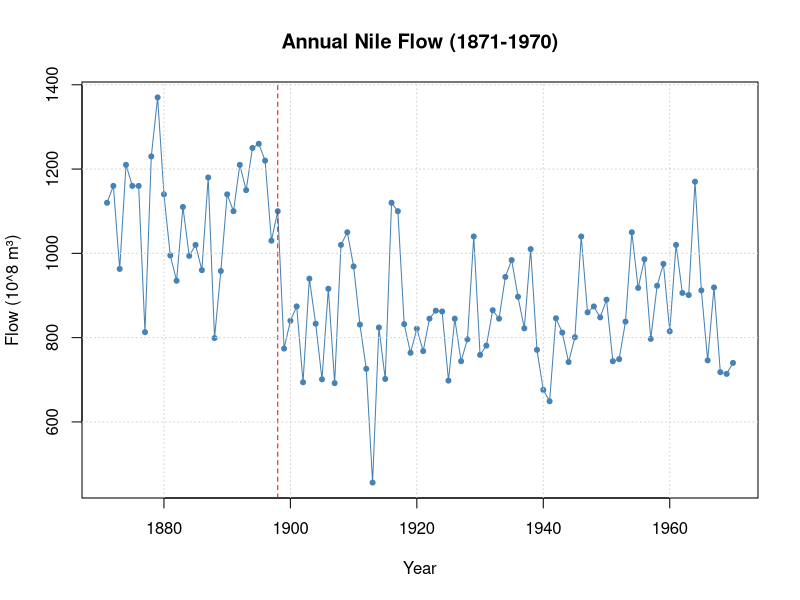
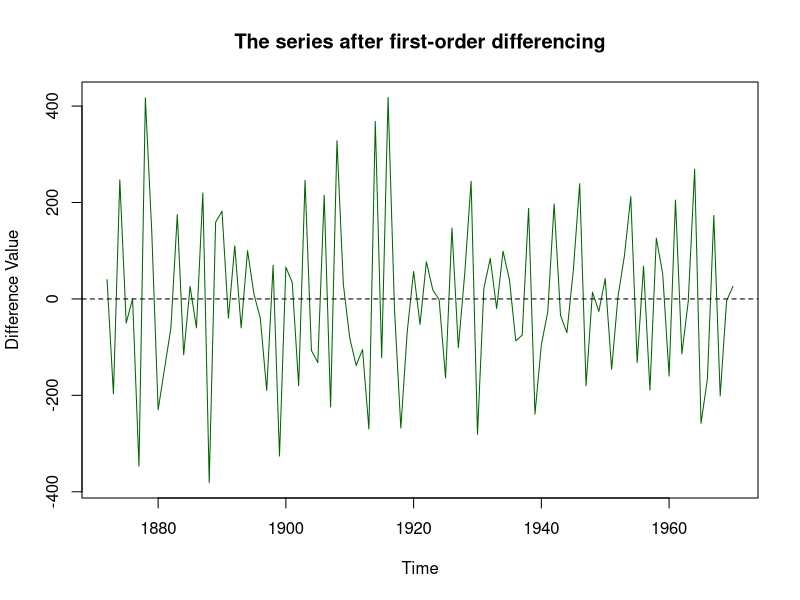
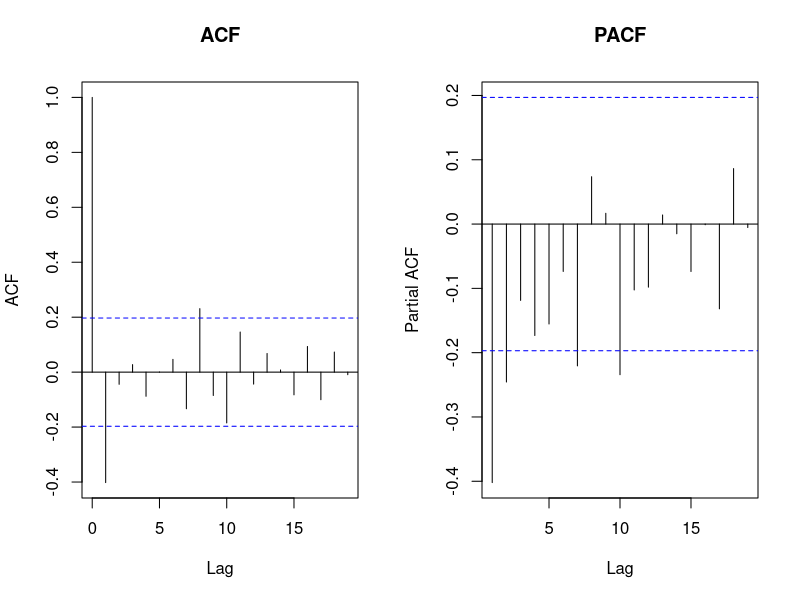
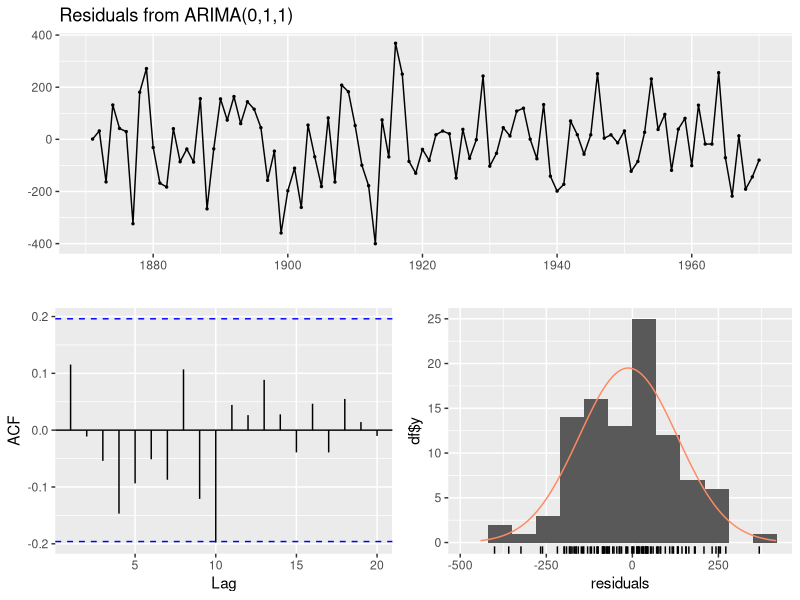
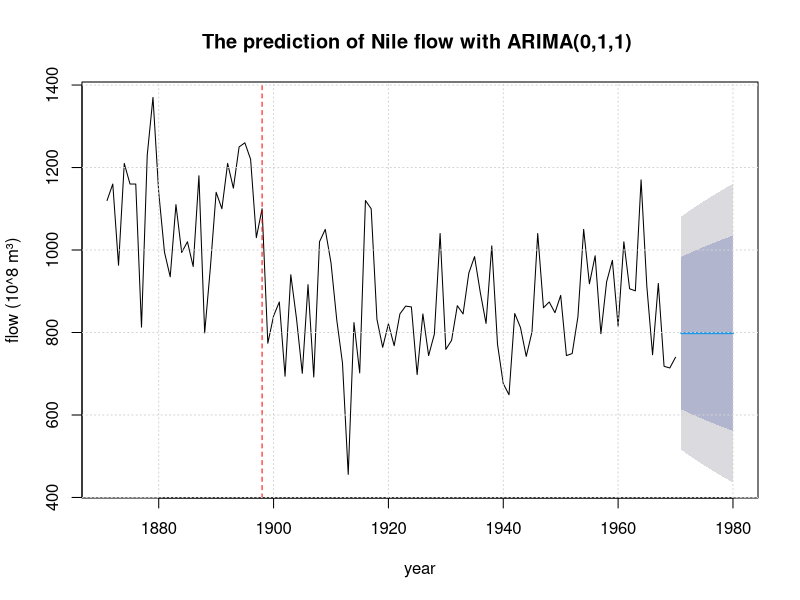
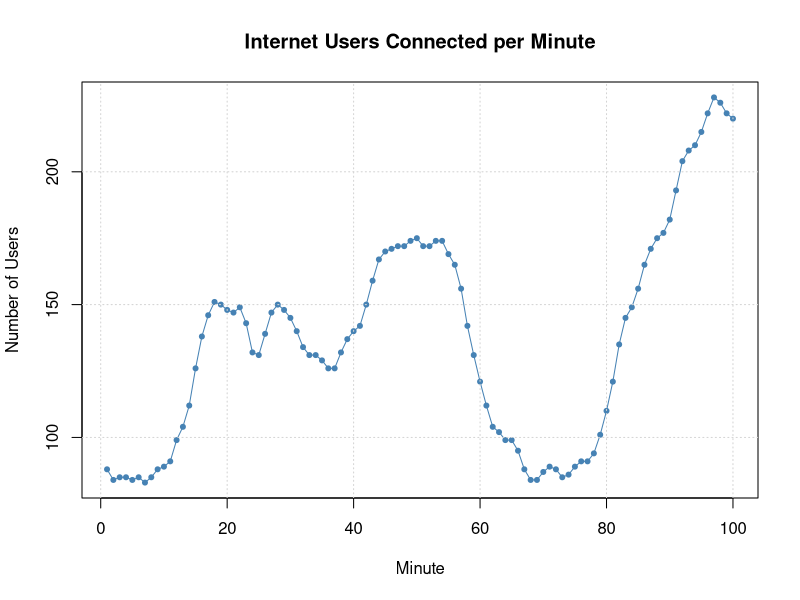
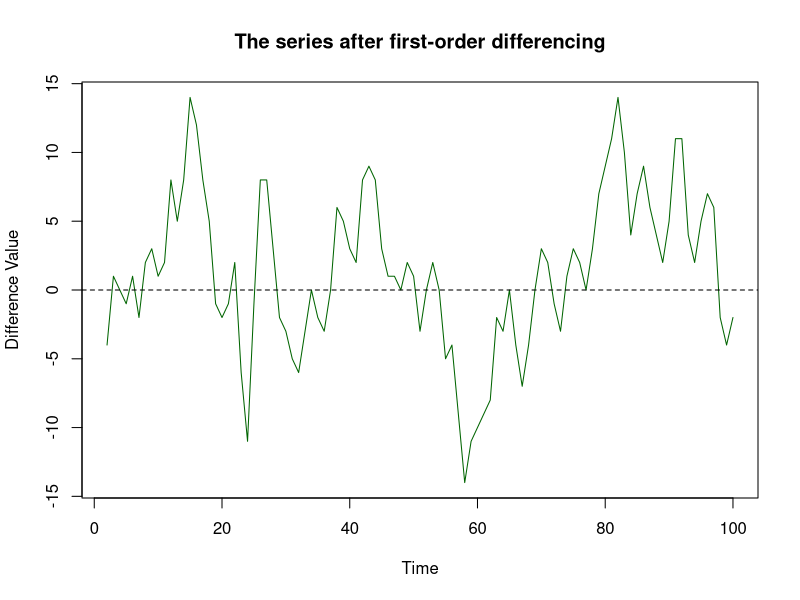
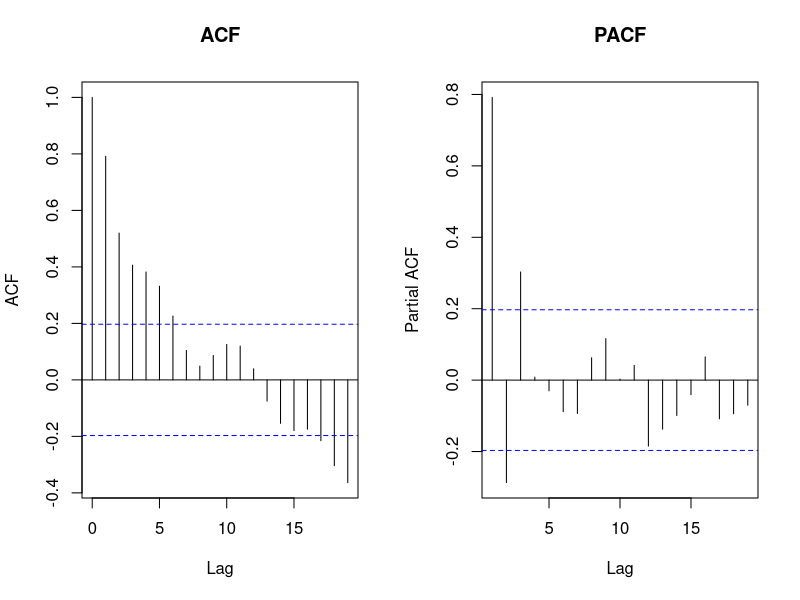

Source code (R) for these figures, in order:
## ---- chunk 1
# install.packages(c("forecast", "tseries"))
rm(list = ls())
library(forecast)
library(tseries)
## ---- chunk 2
data("Nile")
print(Nile)
summary(Nile)
length(Nile)
frequency(Nile)
## ---- chunk 3
plot(Nile, type = "o", pch = 20, col = "steelblue",  # type = o, 同时画点和线; pch 实心圆
     main = "Annual Nile Flow (1871-1970)",
     xlab = "Year", ylab = "Flow (10^8 m³)")
abline(v = 1898, col = "red", lty = 2)   # 阿斯旺大坝建成年份 (垂直线, lty = 2 虚线)
grid() # 网格线
## ---- chunk 4
# ADF 检验：H0 = 非平稳
adf.test(Nile)
# 若 p > 0.05，认为非平稳，需要差分
## ---- chunk 5
ndiffs(Nile)                # 建议差分阶数 d
nile_diff <- diff(Nile)
 
plot(nile_diff, main = "The series after first-order differencing", ylab = "Difference Value", col = "darkgreen")
abline(h = 0, lty = 2) # 水平线、虚线
 
adf.test(nile_diff)         # 再次检验，p < 0.05 → 平稳
## ---- chunk 6
par(mfrow = c(1, 2))
acf(nile_diff,  main = "ACF")
pacf(nile_diff, main = "PACF")
par(mfrow = c(1, 1))
## ---- chunk 7
fit1 <- Arima(Nile, order = c(0, 1, 1))
fit2 <- Arima(Nile, order = c(1, 1, 0))
fit3 <- Arima(Nile, order = c(1, 1, 1))
fit_auto <- auto.arima(Nile, seasonal = FALSE, stepwise = FALSE) # 自动尝试很多组 (p, d, q)，选出 AIC 最小的那个；关掉"逐步搜索"，让它穷举更多组合。默认的逐步搜索快但可能漏掉好模型，关掉后慢一点但更可靠

# 信息准则对比（AIC/BIC 越小越好）
data.frame(
  Model = c("ARIMA(0,1,1)", "ARIMA(1,1,0)", "ARIMA(1,1,1)", "auto.arima"),
  AIC   = c(AIC(fit1), AIC(fit2), AIC(fit3), AIC(fit_auto)),
  BIC   = c(BIC(fit1), BIC(fit2), BIC(fit3), BIC(fit_auto))
)

# 选 AIC 最小的 ARIMA(0,1,1) 作为最终模型
final_model <- fit1
summary(final_model)
## ---- chunk 8
checkresiduals(final_model)
# 同时给出：残差时序图、残差ACF、Ljung-Box检验、残差分布
## ---- chunk 9
fc <- forecast(final_model, h = 10)   # 预测未来 10 年
print(fc)
 
plot(fc, main = "The prediction of Nile flow with ARIMA(0,1,1) ", xlab = "year", ylab = "flow (10^8 m³)")
abline(v = 1898, col = "red", lty = 2) 
grid()
## ---- chunk 10
# install.packages(c("forecast", "tseries"))
rm(list = ls())
library(forecast)
library(tseries)
## ---- chunk 11
data("WWWusage")
print(WWWusage)
summary(WWWusage)
length(WWWusage)
frequency(WWWusage)
## ---- chunk 12
plot(WWWusage, type = "o", pch = 20, col = "steelblue",  # type = o, 同时画点和线; pch 实心圆
     main = "Internet Users Connected per Minute",
     xlab = "Minute", ylab = "Number of Users")
grid() # 网格线
## ---- chunk 13
# ADF 检验：H0 = 非平稳
adf.test(WWWusage)
# 若 p > 0.05，认为非平稳，需要差分
## ---- chunk 14
ndiffs(WWWusage)             # 建议差分阶数 d
www_diff <- diff(WWWusage)   # 一阶差分

plot(www_diff, main = "The series after first-order differencing", ylab = "Difference Value", col = "darkgreen")
abline(h = 0, lty = 2) # 水平线、虚线

adf.test(www_diff)           # 再次检验，p < 0.05 → 平稳
## ---- chunk 15
par(mfrow = c(1, 2))
acf(www_diff,  main = "ACF")
pacf(www_diff, main = "PACF")
par(mfrow = c(1, 1))
## ---- chunk 16
fit1 <- Arima(WWWusage, order = c(2, 1, 0))
fit2 <- Arima(WWWusage, order = c(3, 1, 0))
fit3 <- Arima(WWWusage, order = c(1, 1, 1))
fit_auto <- auto.arima(WWWusage, seasonal = FALSE, stepwise = FALSE) # 自动尝试很多组 (p, d, q)，选出 AIC 最小的那个；关掉"逐步搜索"，让它穷举更多组合

# 信息准则对比（AIC/BIC 越小越好）
data.frame(
  Model = c("ARIMA(2,1,0)", "ARIMA(3,1,0)", "ARIMA(1,1,1)", "auto.arima"),
  AIC   = c(AIC(fit1), AIC(fit2), AIC(fit3), AIC(fit_auto)),
  BIC   = c(BIC(fit1), BIC(fit2), BIC(fit3), BIC(fit_auto))
)

# 选 AIC 最小的 ARIMA(3,1,0) 作为最终模型
final_model <- fit2
summary(final_model)
## ---- chunk 17
checkresiduals(final_model)
# 同时给出：残差时序图、残差ACF、Ljung-Box检验、残差分布
## ---- chunk 18
fc <- forecast(final_model, h = 20)   # 预测未来 20 分钟
print(fc)

plot(fc, main = "The prediction of internet users with ARIMA(3,1,0)", xlab = "Minute", ylab = "Number of Users")
grid()
